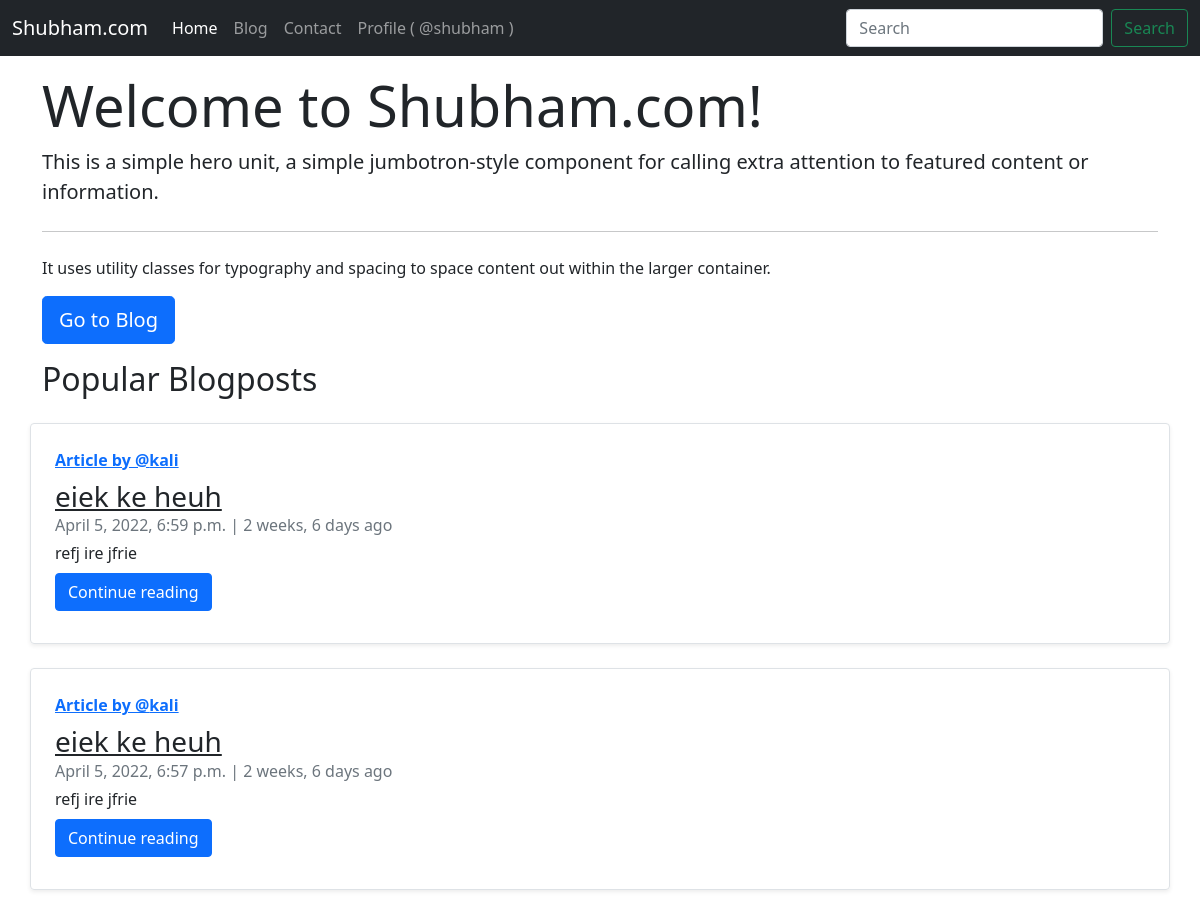
The app's page /home/ (signed in, upper part), older data.
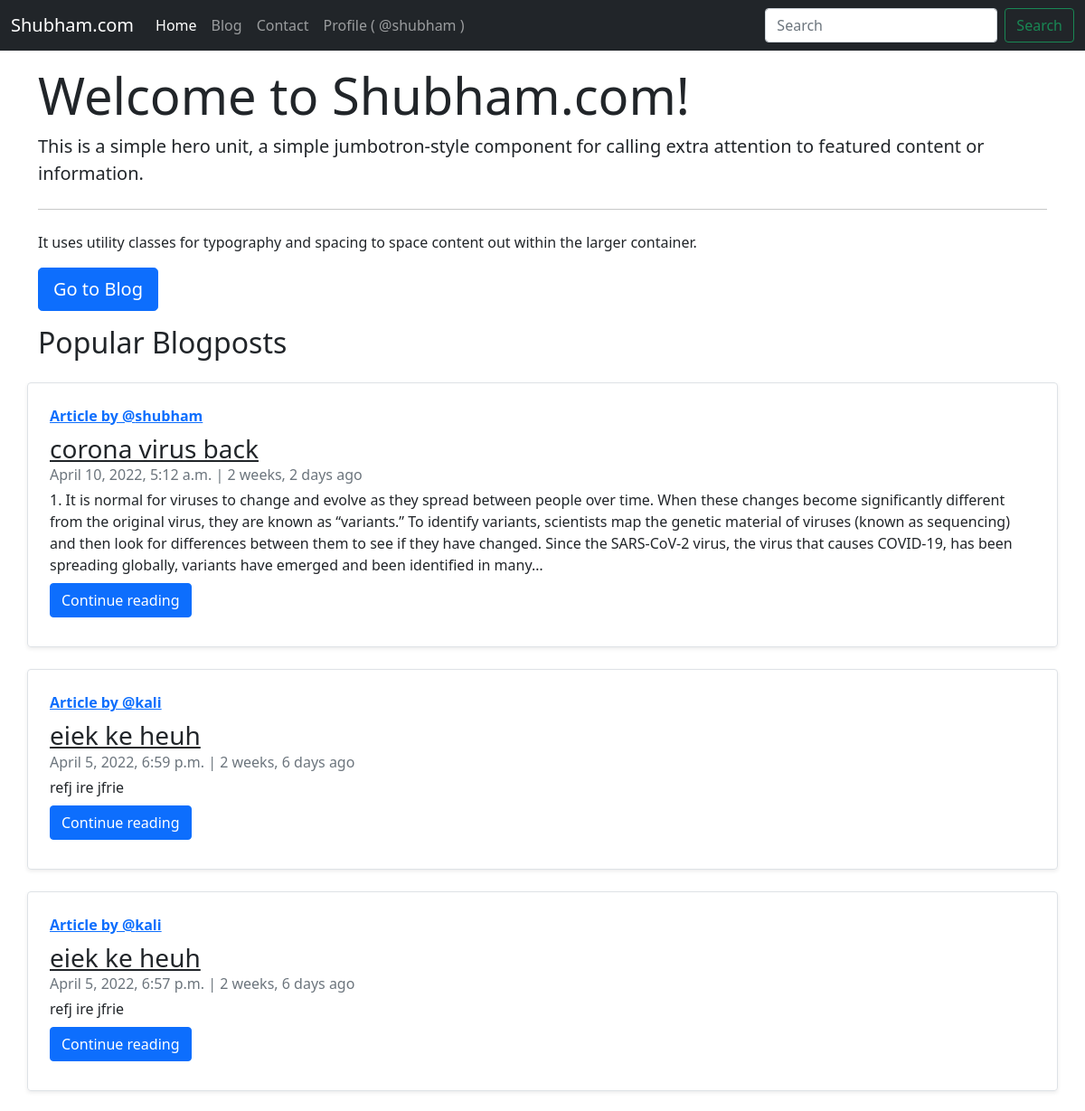
The same page, newer data.
### blog/models.py (models this page shows, shortened)
class Post(models.Model):
    sno=models.AutoField(primary_key=True)
    title=models.CharField(max_length=255)
    author=models.CharField(max_length=20,default=None)
    slug = AutoSlugField(populate_from='title',unique=True,null=True,default=None)
    timeStamp=models.DateTimeField(default=now)
    content=models.TextField()

### home/views.py (the view)
# urls.py: path('home/', views.home, name="home"),
def home(request):
    if request.user.is_authenticated:
        allPosts = Post.objects.all().order_by('-timeStamp')
        context={'allPosts': allPosts}
        return render(request, "home/home.html",context)
    else:
        return redirect('/login/')

### templates/home/home.html (shortened to what this page needs)
{% extends 'base.html' %}
{% load humanize %}
{% block body %}
{% if user.is_authenticated %}
<div class="container">
    <div class="jumbotron my-3">
      <h1 class="display-4">Welcome to Shubham.com!</h1>
      <p class="lead">This is a simple hero unit, a simple jumbotron-style component for calling extra attention to featured content or information.</p>
      <hr class="my-4">
      <p>It uses utility classes for typography and spacing to space content out within the larger container.</p>
      <a class="btn btn-primary btn-lg" href="/blog" role="button">Go to Blog</a>
    </div>
</div>
<div class="container">
    <h2>Popular Blogposts</h2>
    {% for post in allPosts  %}
    <div class="row no-gutters border rounded overflow-hidden flex-md-row mb-4 shadow-sm h-md-250 my-4 position-relative">
        <div class="col p-4 d-flex flex-column position-static">
            <strong class="d-inline-block mb-2 text-primary"><a class="text-blue" href="/profile/{{post.author}}/">Article  by @{{post.author}}</a></strong>
            <h3 class="mb-0"><a class="text-dark" href="/blog/{{post.slug}}/">{{post.title}}</a></h3>
            <div class="mb-1 text-muted">{{post.timeStamp}} | {{post.timeStamp| naturaltime}}</div>
            <p class="card-text mb-auto">{{post.content| truncatechars:500}}</p>
            <div class="my-2">
                <a href="/blog/{{post.slug}}/" role="button" class="btn btn-primary">Continue reading</a>
            </div>
        </div>
    </div>
{% endfor %}
</div>
{% endif %}
{% endblock body %}
{% block homeActive %}active{% endblock homeActive    %}

Row changes from the older to the newer data that the page shows:
added Post: author "shubham", title "corona virus back", timeStamp "April 10, 2022, 5:12 a.m.", timeStamp "2 weeks, 2 days ago", content "1. It is normal for viruses to change and evolve as they spread between people over time. When these changes become significantly different from the original virus, they are known as “variants.” To identify variants, scientists map the genetic material of viruses (known as sequencing) and then look for differences between them to see if they have changed. Since the SARS-CoV-2 virus, the virus that causes COVID-19, has been spreading globally, variants have emerged and been identified in many…"
